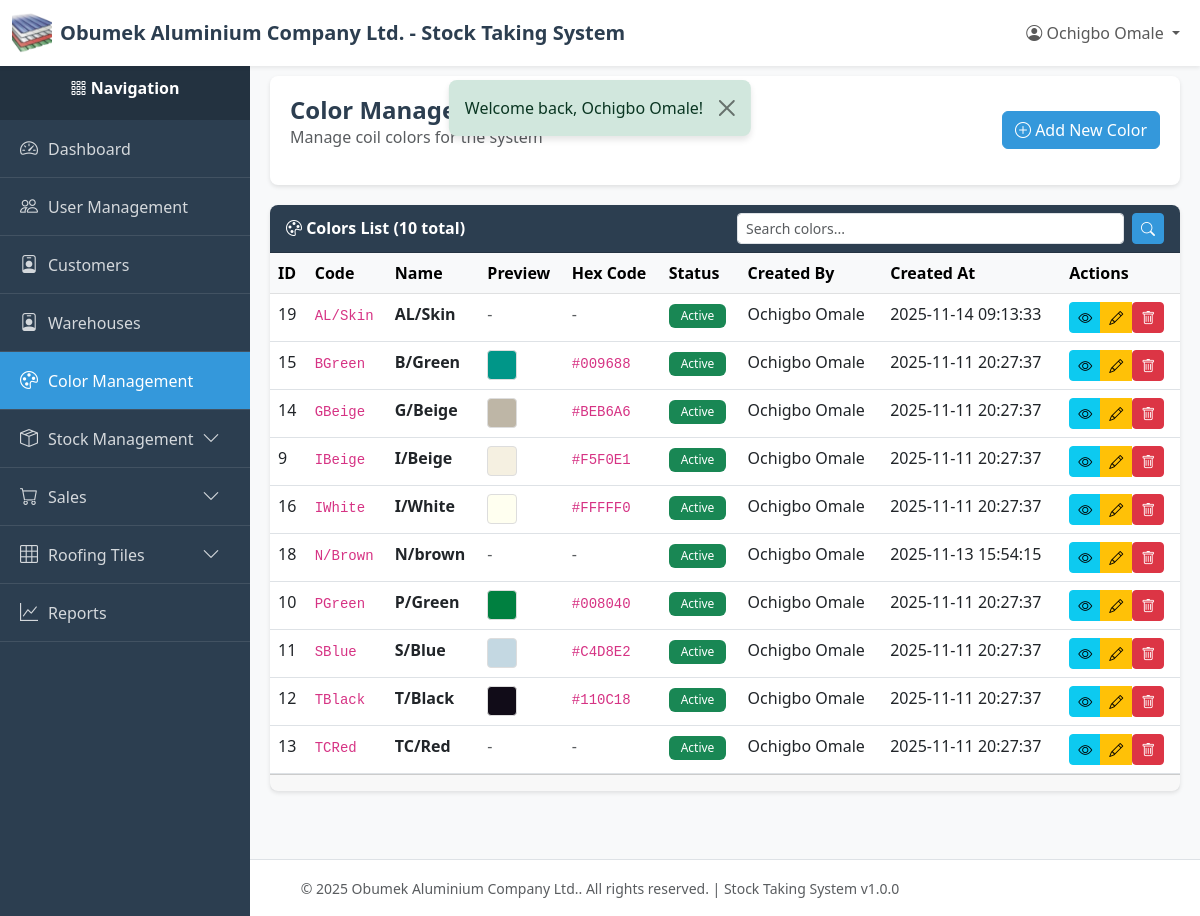
The page /index.php?page=colors (signed in) on the database as committed earlier.
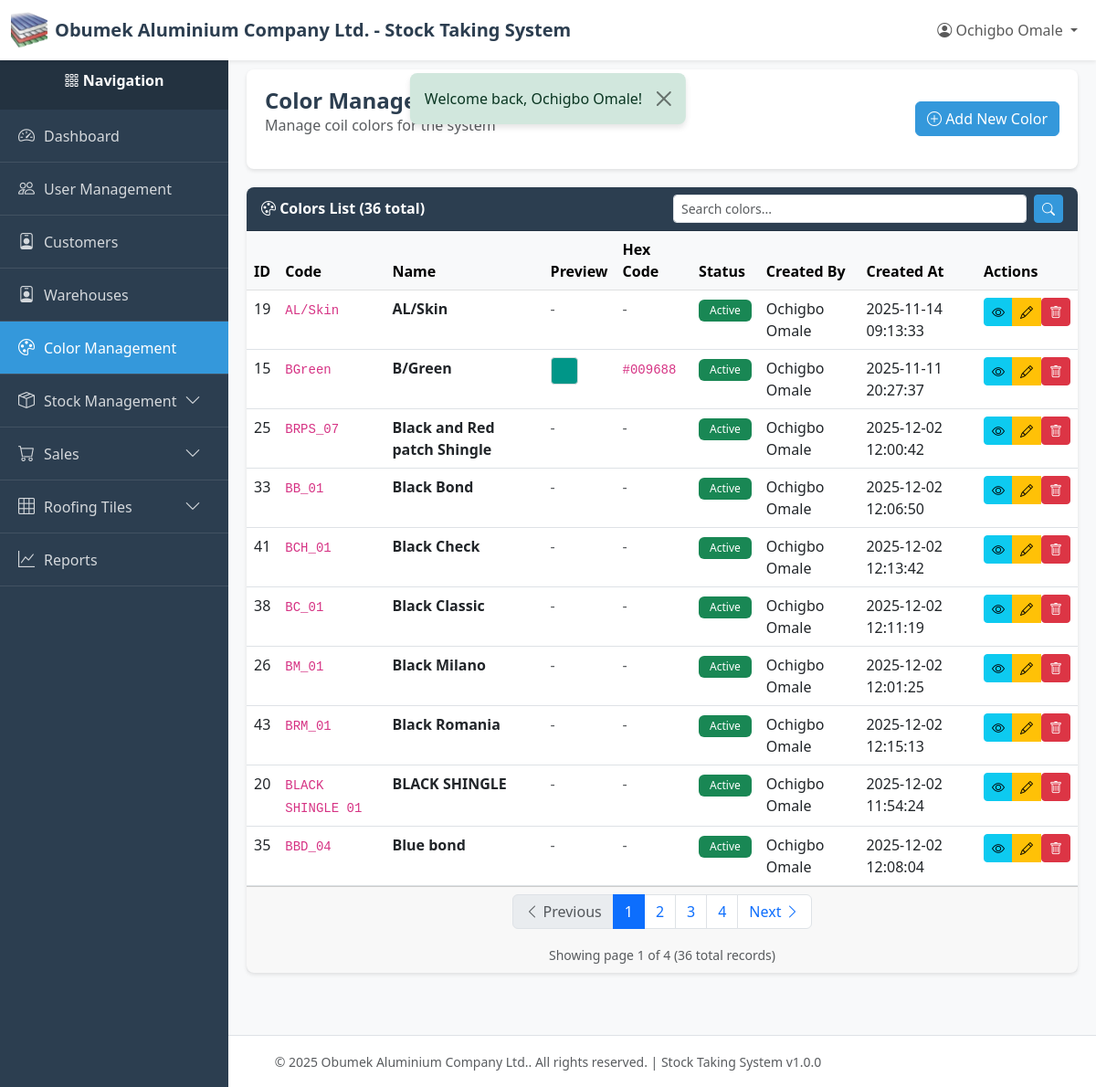
The same page on the database as committed later.
### tables this page shows
CREATE TABLE `colors` (
  `id` int(11) NOT NULL,
  `code` varchar(50) NOT NULL COMMENT 'Short code like IBeige, PGreen',
  `name` varchar(100) NOT NULL COMMENT 'Display name like I/Beige, P/Green',
  `hex_code` varchar(7) DEFAULT NULL COMMENT 'Optional hex color code for UI display',
  `is_active` tinyint(1) DEFAULT 1,
  `created_by` int(11) NOT NULL,
  `created_at` timestamp NOT NULL DEFAULT current_timestamp(),
  `updated_at` timestamp NULL DEFAULT NULL ON UPDATE current_timestamp(),
  `deleted_at` timestamp NULL DEFAULT NULL
);

CREATE TABLE `users` (
  `id` int(11) NOT NULL,
  `email` varchar(255) NOT NULL,
  `password` varchar(255) NOT NULL,
  `name` varchar(255) NOT NULL,
  `role` varchar(50) NOT NULL DEFAULT 'viewer',
  `created_at` timestamp NOT NULL DEFAULT current_timestamp(),
  `updated_at` timestamp NULL DEFAULT NULL ON UPDATE current_timestamp(),
  `deleted_at` timestamp NULL DEFAULT NULL
);

### index.php (called while the page is built, shortened)
<?php
require_once __DIR__ . '/utils/auth_middleware.php';
require_once __DIR__ . '/controllers/routes.php';

### utils/auth_middleware.php (called while the page is built, shortened)
<?php
function hasPermission($module, $action = ACTION_VIEW) {
    if (isset($_SESSION['user_role']) && $_SESSION['user_role'] === ROLE_SUPER_ADMIN) {
        return true;
    }
    $permissions = $_SESSION['permissions'];
    return in_array($action, $permissions[$module]);
}

### config/db.php (called while the page is built, shortened)
<?php
class Database {
    private static $instance = null;
    private $connection;
    private $host = 'localhost';
    private $db_name = 'obumuvcg_stockdb';
    private $username = 'root';
    private $password = '';
    private $charset = 'utf8mb4';
    private function __construct() {
        try {
            $dsn = "mysql:host={$this->host};dbname={$this->db_name};charset={$this->charset}";
            $options = [
                PDO::ATTR_ERRMODE            => PDO::ERRMODE_EXCEPTION,
                PDO::ATTR_DEFAULT_FETCH_MODE => PDO::FETCH_ASSOC,
                PDO::ATTR_EMULATE_PREPARES   => false,
            ];
            $this->connection = new PDO($dsn, $this->username, $this->password, $options);
        } catch (PDOException $e) {
            error_log("Database Connection Error: " . $e->getMessage());
            die("Database connection failed. Please contact the administrator.");
        }
    }
    public static function getInstance() {
        if (self::$instance === null) {
            self::$instance = new self();
        }
        return self::$instance;
    }
    public function getConnection() {
        return $this->connection;
    }
}

### models/color.php (called while the page is built, shortened)
<?php
require_once __DIR__ . '/../config/db.php';
class Color {
    private $db;
    private $table = 'colors';
    public function __construct() {
        $this->db = Database::getInstance()->getConnection();
    }
    public function getAll($limit = RECORDS_PER_PAGE, $offset = 0) {
        try {
            $sql = "SELECT c.*, u.name as created_by_name
                    FROM {$this->table} c
                    LEFT JOIN users u ON c.created_by = u.id
                    WHERE c.deleted_at IS NULL
                    ORDER BY c.name ASC
                    LIMIT ? OFFSET ?";
            $stmt = $this->db->prepare($sql);
            $stmt->execute([(int)$limit, (int)$offset]);
            return $stmt->fetchAll();
        } catch (PDOException $e) {
            error_log("Color fetch error: " . $e->getMessage());
            return [];
        }
    }
    public function count() {
        try {
            $sql = "SELECT COUNT(*) as total FROM {$this->table} WHERE deleted_at IS NULL";
            $stmt = $this->db->query($sql);
            $result = $stmt->fetch();
            return $result['total'] ?? 0;
        } catch (PDOException $e) {
            error_log("Color count error: " . $e->getMessage());
            return 0;
        }
    }
}

### utils/helpers.php (called while the page is built, shortened)
<?php
function formatDate($date, $format = 'Y-m-d H:i:s')
{
    $timestamp = strtotime($date);
    return $timestamp ? date($format, $timestamp) : $date;
}
function getPaginationData($total, $page = 1, $perPage = RECORDS_PER_PAGE)
{
    $totalPages = ceil($total / $perPage);
    $page = max(1, min($page, $totalPages));
    $offset = ($page - 1) * $perPage;
    return [
        'total' => $total,
        'per_page' => $perPage,
        'current_page' => $page,
        'total_pages' => $totalPages,
        'offset' => $offset,
        'has_previous' => $page > 1,
        'has_next' => $page < $totalPages,
    ];
}

### views/colors/index.php (the view, shortened to what the changed rows need)
<?php
require_once __DIR__ . '/../../config/db.php';
require_once __DIR__ . '/../../models/color.php';
require_once __DIR__ . '/../../utils/helpers.php';
$currentPage = isset($_GET['page_num']) ? (int)$_GET['page_num'] : 1;
$searchQuery = $_GET['search'] ?? '';
$colorModel = new Color();
if (!empty($searchQuery)) {
    $colors = $colorModel->search($searchQuery, RECORDS_PER_PAGE, ($currentPage - 1) * RECORDS_PER_PAGE);
    $totalColors = $colorModel->countSearch($searchQuery);
} else {
    $colors = $colorModel->getAll(RECORDS_PER_PAGE, ($currentPage - 1) * RECORDS_PER_PAGE);
    $totalColors = $colorModel->count();
}
$paginationData = getPaginationData($totalColors, $currentPage);
require_once __DIR__ . '/../../layout/header.php';
require_once __DIR__ . '/../../layout/sidebar.php';
?>
<div class="content-wrapper">
    <div class="page-header">
        <div class="d-flex justify-content-between align-items-center">
            <div>
                <h1 class="page-title">Color Management</h1>
                <p class="text-muted">Manage coil colors for the system</p>
            </div>
            <?php if (hasPermission(MODULE_COLOR_MANAGEMENT, ACTION_CREATE)): ?>
            <a href="/new-stock-system/index.php?page=colors_create" class="btn btn-primary">
                <i class="bi bi-plus-circle"></i> Add New Color
            </a>
            <?php endif; ?>
        </div>
    </div>
    <div class="card">
        <div class="card-header">
            <div class="row align-items-center">
                <div class="col-md-6">
                    <i class="bi bi-palette"></i> Colors List (<?= $totalColors ?> total<?= !empty($searchQuery) ? ' - filtered' : '' ?>)
                </div>
                <div class="col-md-6">
                    <form method="GET" action="/new-stock-system/index.php" class="d-flex">
                        <input type="text" name="search" class="form-control form-control-sm me-2"
                               placeholder="Search colors..." value="<?php echo htmlspecialchars($searchQuery); ?>">
                        <button type="submit" class="btn btn-sm btn-primary"><i class="bi bi-search"></i></button>
                    </form>
                </div>
            </div>
        </div>
        <div class="card-body p-0">
            <?php if (empty($colors)): ?>
            <div class="alert alert-info m-3">
                <i class="bi bi-info-circle"></i>
                <?php if (!empty($searchQuery)): ?>
                    No colors found matching "<?php echo htmlspecialchars($searchQuery); ?>".
                <?php else: ?>
                    No colors found.
                <?php endif; ?>
            </div>
            <?php else: ?>
            <div class="table-responsive">
                <table class="table table-hover mb-0">
                    <thead class="table-light">
                        <tr>
                            <th>ID</th>
                            <th>Code</th>
                            <th>Name</th>
                            <th>Preview</th>
                            <th>Hex Code</th>
                            <th>Status</th>
                            <th>Created By</th>
                            <th>Created At</th>
                            <th>Actions</th>
                        </tr>
                    </thead>
                    <tbody>
                        <?php foreach ($colors as $color): ?>
                        <tr>
                            <td><?php echo $color['id']; ?></td>
                            <td><code><?php echo htmlspecialchars($color['code']); ?></code></td>
                            <td><strong><?php echo htmlspecialchars($color['name']); ?></strong></td>
                            <td>
                                <?php if (!empty($color['hex_code'])): ?>
                                    <div style="width: 30px; height: 30px; background-color: <?php echo htmlspecialchars($color['hex_code']); ?>; border: 1px solid #ddd; border-radius: 4px;"></div>
                                <?php else: ?>
                                    <span class="text-muted">-</span>
                                <?php endif; ?>
                            </td>
                            <td>
                                <?php if (!empty($color['hex_code'])): ?>
                                    <code><?php echo htmlspecialchars($color['hex_code']); ?></code>
                                <?php else: ?>
                                    <span class="text-muted">-</span>
                                <?php endif; ?>
                            </td>
                            <td>
                                <?php if ($color['is_active']): ?>
                                    <span class="badge bg-success">Active</span>
                                <?php else: ?>
                                    <span class="badge bg-secondary">Inactive</span>
                                <?php endif; ?>
                            </td>
                            <td><?php echo htmlspecialchars($color['created_by_name'] ?? '-'); ?></td>
                            <td><?php echo formatDate($color['created_at']); ?></td>
                            <td>
                                <?php
                                $id = $color['id'];
                                $canView = hasPermission(MODULE_COLOR_MANAGEMENT, ACTION_VIEW);
                                $canEdit = hasPermission(MODULE_COLOR_MANAGEMENT, ACTION_EDIT);
                                $canDelete = hasPermission(MODULE_COLOR_MANAGEMENT, ACTION_DELETE);
                                include __DIR__ . '/../../layout/quick_action_buttons.php';
                                ?>
                            </td>
                        </tr>
                        <?php endforeach; ?>
                    </tbody>
                </table>
            </div>
            <?php endif; ?>
        </div>
        <?php if (!empty($colors)): ?>
        <div class="card-footer">
            <?php $queryParams = $_GET; include __DIR__ . '/../../layout/pagination.php'; ?>
        </div>
        <?php endif; ?>
    </div>
</div>
<?php require_once __DIR__ . '/../../layout/footer.php'; ?>

### layout/quick_action_buttons.php (shortened to what the changed rows need)
<?php
$id = $id ?? 0;
$module = $module ?? '';
$canView = $canView ?? true;
$canEdit = $canEdit ?? true;
$canDelete = $canDelete ?? true;
?>
<div class="btn-group btn-group-sm" role="group">
    <?php if ($canView): ?>
    <a href="/new-stock-system/index.php?page=<?php echo $module; ?>_view&id=<?php echo $id; ?>"
       class="btn btn-info btn-sm"
       title="View Details">
        <i class="bi bi-eye"></i>
    </a>
    <?php endif; ?>
    <?php if ($canEdit): ?>
    <a href="/new-stock-system/index.php?page=<?php echo $module; ?>_edit&id=<?php echo $id; ?>"
       class="btn btn-warning btn-sm"
       title="Edit">
        <i class="bi bi-pencil"></i>
    </a>
    <?php endif; ?>
    <?php if ($canDelete): ?>
    <form method="POST"
          action="/new-stock-system/controllers/<?php echo $module; ?>/delete/index.php"
          style="display: inline;"
          onsubmit="return confirmDelete();">
        <button type="submit" class="btn btn-danger btn-sm" title="Delete">
            <i class="bi bi-trash"></i>
        </button>
    </form>
    <?php endif; ?>
</div>

### layout/pagination.php (shortened to what the changed rows need)
<?php
$paginationData = $paginationData ?? [];
$queryParams = $queryParams ?? [];
if (empty($paginationData) || $paginationData['total_pages'] <= 1) {
    return;
}
$currentPage = $paginationData['current_page'];
$totalPages = $paginationData['total_pages'];
$hasPrevious = $paginationData['has_previous'];
$hasNext = $paginationData['has_next'];
function buildPaginationUrl($pageNum, $params) {
    $params['page_num'] = $pageNum;
    return '/new-stock-system/index.php?' . http_build_query($params);
}
?>
<nav aria-label="Page navigation">
    <ul class="pagination justify-content-center">
        <li class="page-item <?php echo !$hasPrevious ? 'disabled' : ''; ?>">
            <a class="page-link" href="<?php echo $hasPrevious ? buildPaginationUrl($currentPage - 1, $queryParams) : '#'; ?>">
                <i class="bi bi-chevron-left"></i> Previous
            </a>
        </li>
        <?php
        $range = 2;
        $start = max(1, $currentPage - $range);
        $end = min($totalPages, $currentPage + $range);
            ?>
            <?php
        for ($i = $start; $i <= $end; $i++) {
            ?>
            <li class="page-item <?php echo $i === $currentPage ? 'active' : ''; ?>">
                <a class="page-link" href="<?php echo buildPaginationUrl($i, $queryParams); ?>"><?php echo $i; ?></a>
            </li>
            <?php
        }
        if ($end < $totalPages) {
            ?>
            <li class="page-item">
                <a class="page-link" href="<?php echo buildPaginationUrl($totalPages, $queryParams); ?>"><?php echo $totalPages; ?></a>
            </li>
            <?php
        }
        ?>
        <li class="page-item <?php echo !$hasNext ? 'disabled' : ''; ?>">
            <a class="page-link" href="<?php echo $hasNext ? buildPaginationUrl($currentPage + 1, $queryParams) : '#'; ?>">
                Next <i class="bi bi-chevron-right"></i>
            </a>
        </li>
    </ul>
    <div class="text-center text-muted mt-2">
        <small>
            Showing page <?php echo $currentPage; ?> of <?php echo $totalPages; ?>
            (<?php echo $paginationData['total']; ?> total records)
        </small>
    </div>
</nav>

Rows that differ between the two databases and show on the page:
no longer on this page (row unchanged): colors: id "14", code "GBeige", name "G/Beige", hex_code "#BEB6A6", is_active "Active", created_by.name "Ochigbo Omale", created_at "2025-11-11 20:27:37"
no longer on this page (row unchanged): colors: id "9", code "IBeige", name "I/Beige", hex_code "#F5F0E1", is_active "Active", created_by.name "Ochigbo Omale", created_at "2025-11-11 20:27:37"
no longer on this page (row unchanged): colors: id "16", code "IWhite", name "I/White", hex_code "#FFFFF0", is_active "Active", created_by.name "Ochigbo Omale", created_at "2025-11-11 20:27:37"
no longer on this page (row unchanged): colors: id "18", code "N/Brown", name "N/brown", is_active "Active", created_by.name "Ochigbo Omale", created_at "2025-11-13 15:54:15"
no longer on this page (row unchanged): colors: id "10", code "PGreen", name "P/Green", hex_code "#008040", is_active "Active", created_by.name "Ochigbo Omale", created_at "2025-11-11 20:27:37"
no longer on this page (row unchanged): colors: id "11", code "SBlue", name "S/Blue", hex_code "#C4D8E2", is_active "Active", created_by.name "Ochigbo Omale", created_at "2025-11-11 20:27:37"
no longer on this page (row unchanged): colors: id "12", code "TBlack", name "T/Black", hex_code "#110C18", is_active "Active", created_by.name "Ochigbo Omale", created_at "2025-11-11 20:27:37"
no longer on this page (row unchanged): colors: id "13", code "TCRed", name "TC/Red", is_active "Active", created_by.name "Ochigbo Omale", created_at "2025-11-11 20:27:37"
added colors: id "25", code "BRPS_07", name "Black and Red patch Shingle", is_active "Active", created_by.name "Ochigbo Omale", created_at "2025-12-02 12:00:42"
added colors: id "33", code "BB_01", name "Black Bond", is_active "Active", created_by.name "Ochigbo Omale", created_at "2025-12-02 12:06:50"
added colors: id "41", code "BCH_01", name "Black Check", is_active "Active", created_by.name "Ochigbo Omale", created_at "2025-12-02 12:13:42"
added colors: id "38", code "BC_01", name "Black Classic", is_active "Active", created_by.name "Ochigbo Omale", created_at "2025-12-02 12:11:19"
added colors: id "26", code "BM_01", name "Black Milano", is_active "Active", created_by.name "Ochigbo Omale", created_at "2025-12-02 12:01:25"
added colors: id "43", code "BRM_01", name "Black Romania", is_active "Active", created_by.name "Ochigbo Omale", created_at "2025-12-02 12:15:13"
added colors: id "20", code "BLACK SHINGLE 01", name "BLACK SHINGLE", is_active "Active", created_by.name "Ochigbo Omale", created_at "2025-12-02 11:54:24"
added colors: id "35", code "BBD_04", name "Blue bond", is_active "Active", created_by.name "Ochigbo Omale", created_at "2025-12-02 12:08:04"
Other text that changed with them:
$totalColors: "10" → "36"
$totalPages: (not shown) → "4"
$currentPage: (not shown) → "1"
$paginationData['total']: (not shown) → "36"
text now shown: "Previous Next Showing page of ( total records)"
new list line: "1"
new list line: "2"
new list line: "3"
